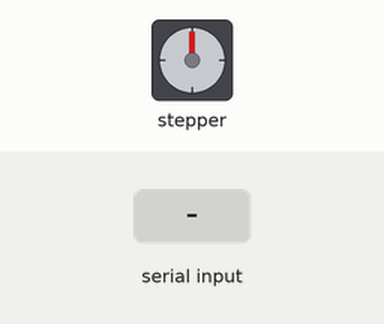
Simulated run of this sketch. Board: Arduino Uno, built with avr-gcc and run on an emulated ATmega328P. Parts: stepper motor. Wiring (inferred from the names in the program): stepper motor driver (200 steps per turn assumed): step pin 12; direction pin 11; enable pin 10. The test bench sets the inputs (shaded band).

Above: at 1.2 s.
1.3 s: "30,150\n" received over Serial
At 3.3 s:
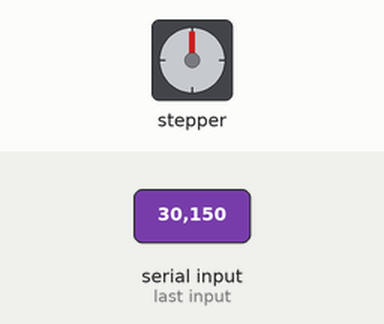
Timing chart, 0 to 8.8 s (numbered marks = the images above; inputs shaded):
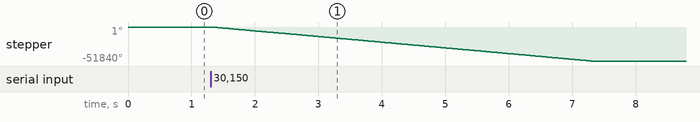

The sketch:

Linear_Rail_Control_Simple.ino
```cpp
//File Name    : Linear_Rail_Control_Simple
//Author       : CaYPT Camp
//Description  : This Arduino code was developed for IYPT 2023 Problem 7 Faraday Waves to measure liquid-air surface tension.
// It controls linear rails (a stepper motor). It takes a user input from serial and moves a linear rail by a set distance.

const int stepPin = 12;
const int dirPin = 11;
const int enPin = 10;

void setup() {
  pinMode(stepPin,OUTPUT);
  pinMode(dirPin,OUTPUT);
  pinMode(enPin,OUTPUT);
  digitalWrite(enPin,LOW);
  Serial.begin(9600);
}

void loop() {
  while (Serial.available()==0){}
    int c = Serial.parseInt();
  if (c>=0) digitalWrite(dirPin,LOW);
  else digitalWrite(dirPin, HIGH);
  for(long x = 0; x < abs(c)*160; x++) {
    digitalWrite(stepPin,HIGH);
    delayMicroseconds(100);
    digitalWrite(stepPin,LOW);
    delayMicroseconds(100);
  }
  delay(20);
}
```

Measured:
- after the input at 1.3 s, stepper: turns 51840° counter-clockwise in 6.0 s, starting at once
